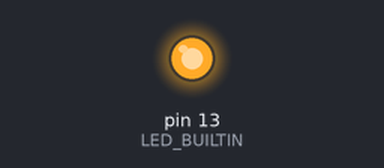
Bench run of a sketch on a simulated Arduino Uno, built with avr-gcc and run on an emulated ATmega328P. Shown: output pins drawn as LEDs (lit = HIGH).

Above: at 0.7 s.
At 35.2 s:
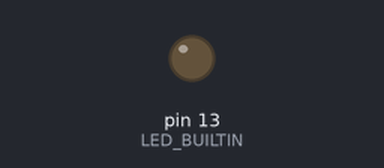
Timing chart, 0 to 40.3 s (numbered marks = the images above):
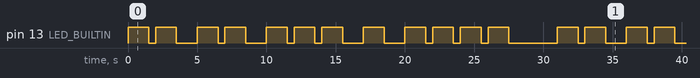

Measured:
- by itself, pin 13 (LED_BUILTIN): moves between LOW and HIGH, repeating every 31.0 s
- by itself, everything shown: repeats every 31.0 s, in 24 steps

The sketch:

FUNCTIONALPROGRAMMING3.ino
```cpp
int dotDuration = 500;
int dashDuration = 1500;

void setup() {
  pinMode(LED_BUILTIN, OUTPUT);

}

void morseBlink(int numberOfDots) {

    digitalWrite(LED_BUILTIN, HIGH);
    delay(dotDuration*3);
    digitalWrite(LED_BUILTIN, LOW);
    delay(dotDuration);

}

void morseA() {
  morseBlink(1);
  morseBlink(3);
  delay(dotDuration * 2);
}

void morseN() {
  morseBlink(3);
  morseBlink(1);
  delay(dotDuration * 2);
}

void morseG() {
  morseBlink(3);
  morseBlink(3);
  morseBlink(1);
  delay(dotDuration * 2);
}

void morseE() {
  morseBlink(1);
  delay(dotDuration * 2);
}

void morseL() {
  morseBlink(1);
  morseBlink(3);
  morseBlink(1);
  morseBlink(1);
  delay(dotDuration * 2);
}

void loop() {
  // A
  morseA();

  // N
  morseN();

  // G
  morseG();

  // E
  morseE();

  // L
  morseL();

  delay(dotDuration * 4);
}
```
